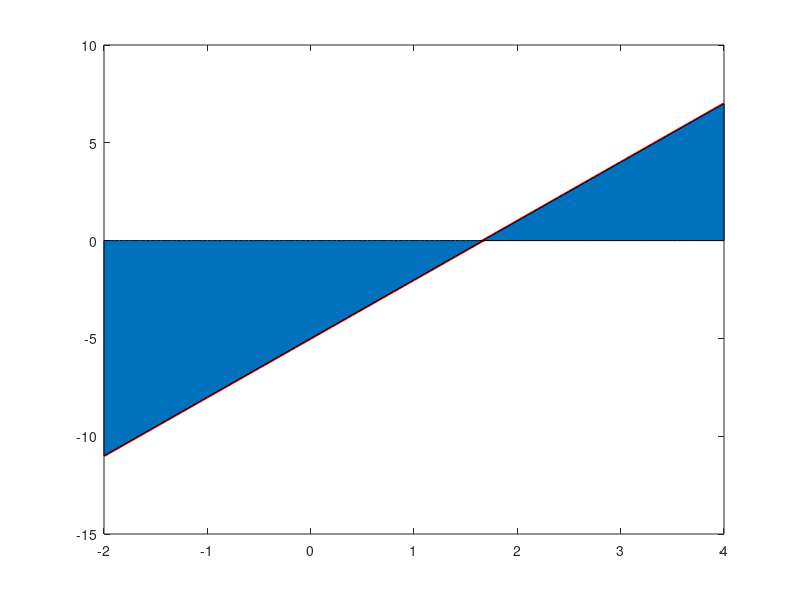

Here is the MATLAB script that generated this plot: (Note: this script raises an error after producing the figure.)
% Octave Script
% Title			:1.8 Teorema del Valor Intermedio
% Description		:Script para graficar el ejericio 3 de la actividad 1.8
% Author		:Luis Gerardo Cardozo Carranza (Gerard_CRS) luiscardozo161002@gmail.com
% Date			:20210525
% sion		        :1
% Usage			:octave> /path/Teorema_del_Valor_Intermedio_Actividad_1.8_Luis Gerardo Cardozo Carranza_3202
% Notes			:Requiere aplicacion octave usar en consola preferentemente.

%limpia la pantalla y las variables.
clc, clear  

%Definimos la funcion
x=-2:.05:4;
f=inline('3*x-5');
plot(x,f(x),'r','LineWidth',2)

%Para calcular la integral
valor_de_Integral=quad(f,-2,4)

%Determina el valor del punto c
Valor_Medio=strcat('3*x-5==',num2str(1/3*valor_de_Integral))

%Interpretación geométrica
hold on
area(x,f(x))
altura=f(c(1));
plot([-2 4],[altura altura])
hold off
